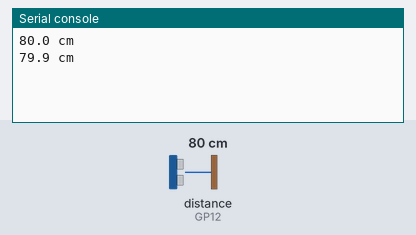
Simulated run of this program. Board: Raspberry Pi Pico running MicroPython. Shown: the last lines printed to the serial console. The inputs (shaded band) are chosen by the test bench; at power-on: distance to the obstacle (sensor on GP12) 80 cm. The echo pulse lasts 58.3 µs per cm.

Above: at 1.2 s.
1.3 s: distance to the obstacle (sensor on GP12) set to 2 cm
At 2.1 s:
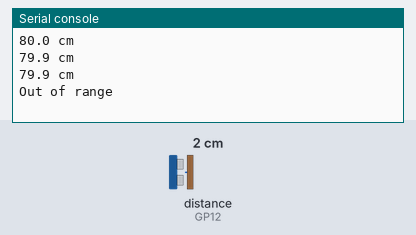
3.2 s: distance to the obstacle (sensor on GP12) set to 4 cm
At 3.6 s:
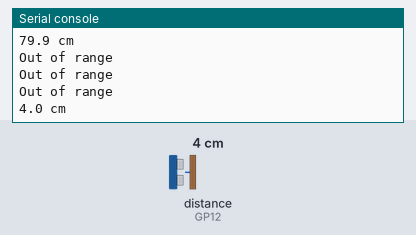
Timing chart, 0 to 6.2 s (numbered marks = the images above; inputs shaded):
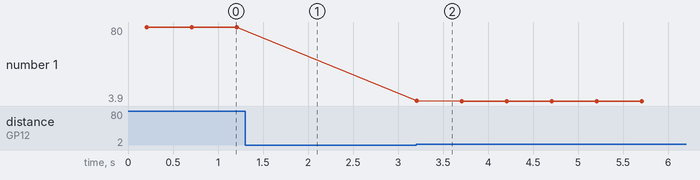

The program:

S50_HCSR04.py
```python
# File: main.py
# Author: Armstrong Subero
# Platform: Raspberry Pi Pico (RP2040) with MicroPython
# Program: S50_Range_Finder
# Interpreter: MicroPython (latest version)
# Program Version: 1.0
#
# Program Description: This program uses an HC-SR04 ultrasonic distance sensor
#                      to measure the distance to an object and display it in centimeters.
#                      The sensor is powered with 5V, and a voltage divider is used to
#                      safely connect the Echo pin to the Raspberry Pi Pico's GPIO pin.
#                      The program triggers the sensor at a regular interval using a timer,
#                      and calculates the distance based on the time it takes for the ultrasonic
#                      pulse to return after hitting an object.
#
# Hardware Description:
#    HC-SR04 Ultrasonic Distance Sensor:
#       - TRIG pin connected to GPIO 13
#       - ECHO pin connected to GPIO 12 (via a voltage divider)
#       - VCC pin connected to 5V
#       - GND pin connected to GND
#
# Created: August 28th, 2024, 2:00 PM
# Last Updated: August 28th, 2024, 2:00 PM

from machine import Timer, Pin
import time

class Range_Finder:
    def __init__(self, trigger_pin, echo_pin):
        # Initialize the trigger and echo pins
        self.trig = Pin(trigger_pin, Pin.OUT, value=0)
        self.echo = Pin(echo_pin, Pin.IN)

        # Initialize pulse start time, duration, and a flag
        self.pulse_start = 0
        self.pulse_duration = 0
        self.flag = False

        # Create a timer to trigger the ultrasonic pulse periodically
        self.trigger_timer = Timer(freq=5, mode=Timer.PERIODIC, callback=self.trigger_isr)

        # Set up an interrupt for the echo pin to capture rising and falling edges
        self.echo.irq(trigger=Pin.IRQ_RISING | Pin.IRQ_FALLING, handler=self.echo_isr)

    def echo_isr(self, pin):
        # Interrupt Service Routine for the echo pin
        if self.echo.value() == 1:  # Rising edge detected
            self.pulse_start = time.ticks_us()  # Record the start time
        else:  # Falling edge detected
            self.pulse_duration = time.ticks_diff(time.ticks_us(), self.pulse_start)
            self.flag = True  # Set the flag indicating a measurement is ready

    def trigger_isr(self, t):
        # Timer callback function to trigger the ultrasonic pulse
        self.trig.value(1)
        time.sleep_us(10)  # Pulse the trigger for 10 microseconds
        self.trig.value(0)

    def distance(self):
        # Reset the flag
        self.flag = False

        # Calculate the distance based on pulse duration
        distance_cm = (self.pulse_duration / 2) * 0.0343  # Convert time to distance in cm

        # Filter out unrealistic readings
        if distance_cm < 2 or distance_cm > 400:  # HC-SR04 range is 2 cm to 400 cm
            return "Out of range"  # Return a message for out-of-range values

        return distance_cm

# Define trigger and echo pin numbers
TRIGGER = 13
ECHO = 12

# Create an instance of the Range_Finder class
range_finder = Range_Finder(TRIGGER, ECHO)

while True:
    while not range_finder.flag:  # Wait until a measurement is ready
        pass

    # Get and print the measured distance
    result = range_finder.distance()
    if isinstance(result, str):
        print(result)
    else:
        print("{:.1f} cm".format(result))

    time.sleep(0.5)  # Add a delay between readings
```

Measured:
- after the input at 1.3 s, the serial console: prints a new line after 0.41 s (image 1)
- after the input at 3.2 s, the serial console: prints a new line at once (image 2)
- plotted number 1: 79.9 → 3.9 after the input at 3.2 s
